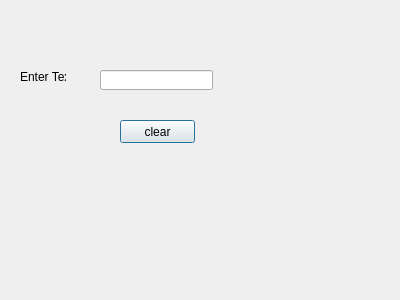
<?xml version="1.0" encoding="UTF-8"?>
<ui version="4.0">
 <class>Dialog</class>
 <widget class="QDialog" name="Dialog">
  <property name="geometry">
   <rect>
    <x>0</x>
    <y>0</y>
    <width>400</width>
    <height>300</height>
   </rect>
  </property>
  <property name="windowTitle">
   <string>Dialog</string>
  </property>
  <widget class="QPushButton" name="pushButton">
   <property name="geometry">
    <rect>
     <x>120</x>
     <y>120</y>
     <width>75</width>
     <height>23</height>
    </rect>
   </property>
   <property name="text">
    <string>clear</string>
   </property>
  </widget>
  <widget class="QLabel" name="label">
   <property name="geometry">
    <rect>
     <x>20</x>
     <y>70</y>
     <width>46</width>
     <height>13</height>
    </rect>
   </property>
   <property name="text">
    <string>Enter Text</string>
   </property>
  </widget>
  <widget class="QLineEdit" name="lineEdit">
   <property name="geometry">
    <rect>
     <x>100</x>
     <y>70</y>
     <width>113</width>
     <height>20</height>
    </rect>
   </property>
  </widget>
 </widget>
 <resources/>
 <connections>
  <connection>
   <sender>pushButton</sender>
   <signal>clicked()</signal>
   <receiver>lineEdit</receiver>
   <slot>clear()</slot>
   <hints>
    <hint type="sourcelabel">
     <x>157</x>
     <y>131</y>
    </hint>
    <hint type="destinationlabel">
     <x>156</x>
     <y>79</y>
    </hint>
   </hints>
  </connection>
 </connections>
</ui>
